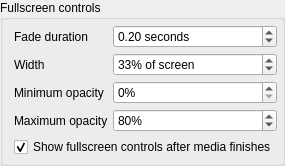
            <widget class="QGroupBox" name="groupBox_4">
             <property name="title">
              <string>Fullscreen controls</string>
             </property>
             <layout class="QFormLayout" name="formLayout_5">
              <property name="horizontalSpacing">
               <number>5</number>
              </property>
              <property name="verticalSpacing">
               <number>5</number>
              </property>
              <property name="topMargin">
               <number>5</number>
              </property>
              <property name="rightMargin">
               <number>5</number>
              </property>
              <property name="bottomMargin">
               <number>6</number>
              </property>
              <item row="0" column="0">
               <widget class="QLabel" name="label_43">
                <property name="text">
                 <string>Fade duration</string>
                </property>
               </widget>
              </item>
              <item row="0" column="1">
               <widget class="QDoubleSpinBox" name="spinFullScreenFadeDuration">
                <property name="toolTip">
                 <string>The duration, in seconds, that the fullscreen
controls take to fade away after leaving your
mouse idle or moving it to a different monitor.</string>
                </property>
                <property name="suffix">
                 <string> seconds</string>
                </property>
                <property name="minimum">
                 <double>0.000000000000000</double>
                </property>
                <property name="maximum">
                 <double>10.000000000000000</double>
                </property>
                <property name="singleStep">
                 <double>0.050000000000000</double>
                </property>
                <property name="value">
                 <double>0.200000000000000</double>
                </property>
               </widget>
              </item>
              <item row="1" column="0">
               <widget class="QLabel" name="label_36">
                <property name="toolTip">
                 <string>The percentage of the screen that the
fullscreen controls take up, width-wise.</string>
                </property>
                <property name="text">
                 <string>Width</string>
                </property>
               </widget>
              </item>
              <item row="1" column="1">
               <widget class="QSpinBox" name="spinFullScreenWidth">
                <property name="suffix">
                 <string>% of screen</string>
                </property>
                <property name="minimum">
                 <number>10</number>
                </property>
                <property name="maximum">
                 <number>100</number>
                </property>
                <property name="value">
                 <number>33</number>
                </property>
               </widget>
              </item>
              <item row="2" column="0">
               <widget class="QLabel" name="label_35">
                <property name="toolTip">
                 <string>The minimum opacity (transparency) that the fullscreen
controls reach while fading. Setting this to 0 means they
fade away completely, and setting it at or above the
maximum opacity means it won't fade at all.</string>
                </property>
                <property name="text">
                 <string>Minimum opacity</string>
                </property>
               </widget>
              </item>
              <item row="2" column="1">
               <widget class="QSpinBox" name="spinFullScreenMinOpacity">
                <property name="suffix">
                 <string>%</string>
                </property>
                <property name="minimum">
                 <number>0</number>
                </property>
                <property name="maximum">
                 <number>100</number>
                </property>
                <property name="value">
                 <number>0</number>
                </property>
               </widget>
              </item>
              <item row="3" column="0">
               <widget class="QLabel" name="label_34">
                <property name="toolTip">
                 <string>The maximum opacity (transparency) that the fullscreen
controls reach before fading. Setting this to 0 means they
will not appear at all.</string>
                </property>
                <property name="text">
                 <string>Maximum opacity</string>
                </property>
               </widget>
              </item>
              <item row="3" column="1">
               <widget class="QSpinBox" name="spinFullScreenMaxOpacity">
                <property name="suffix">
                 <string>%</string>
                </property>
                <property name="minimum">
                 <number>1</number>
                </property>
                <property name="maximum">
                 <number>100</number>
                </property>
                <property name="value">
                 <number>80</number>
                </property>
               </widget>
              </item>
              <item row="4" column="0" colspan="2">
               <widget class="QCheckBox" name="checkFullScreenMediaFinishedLock">
                <property name="toolTip">
                 <string>If checked, the fullscreen controls will fade in and remain
visible as a visual cue once the current media finishes.</string>
                </property>
                <property name="text">
                 <string>Show fullscreen controls after media finishes</string>
                </property>
                <property name="checked">
                 <bool>true</bool>
                </property>
               </widget>
              </item>
             </layout>
            </widget>
